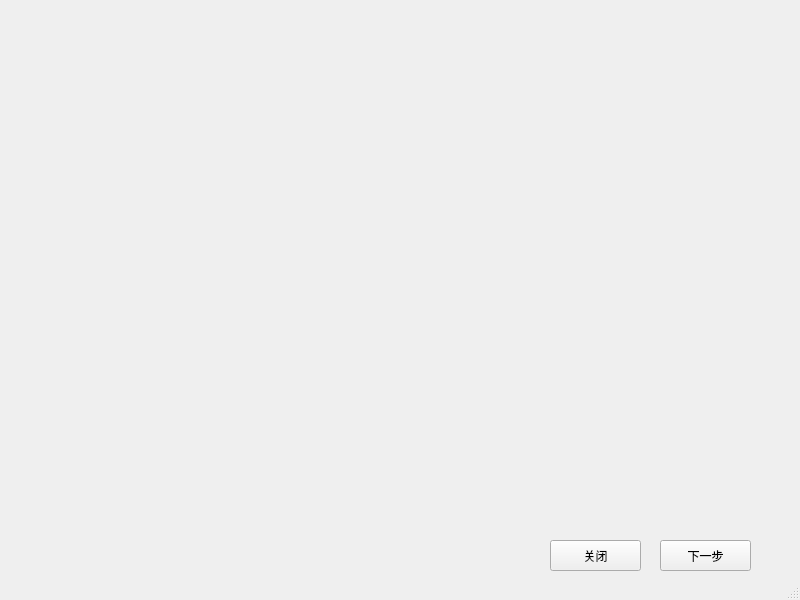
<?xml version="1.0" encoding="UTF-8"?>
<ui version="4.0">
 <class>MainWindow</class>
 <widget class="QMainWindow" name="MainWindow">
  <property name="geometry">
   <rect>
    <x>0</x>
    <y>0</y>
    <width>800</width>
    <height>600</height>
   </rect>
  </property>
  <property name="windowTitle">
   <string>创建服务器</string>
  </property>
  <widget class="QWidget" name="centralwidget">
   <widget class="QPushButton" name="next_step">
    <property name="geometry">
     <rect>
      <x>660</x>
      <y>540</y>
      <width>91</width>
      <height>31</height>
     </rect>
    </property>
    <property name="text">
     <string>下一步</string>
    </property>
   </widget>
   <widget class="QPushButton" name="close_window">
    <property name="geometry">
     <rect>
      <x>550</x>
      <y>540</y>
      <width>91</width>
      <height>31</height>
     </rect>
    </property>
    <property name="text">
     <string>关闭</string>
    </property>
   </widget>
  </widget>
  <widget class="QStatusBar" name="statusbar"/>
 </widget>
 <resources/>
 <connections/>
</ui>
